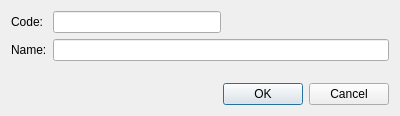
<?xml version="1.0" encoding="UTF-8"?>
<ui version="4.0">
 <class>EditDevType</class>
 <widget class="QDialog" name="EditDevType">
  <property name="geometry">
   <rect>
    <x>0</x>
    <y>0</y>
    <width>400</width>
    <height>116</height>
   </rect>
  </property>
  <property name="windowTitle">
   <string>Dialog</string>
  </property>
  <layout class="QVBoxLayout" name="verticalLayout">
   <item>
    <layout class="QFormLayout" name="formLayout">
     <item row="0" column="0">
      <widget class="QLabel" name="label">
       <property name="text">
        <string>Code:</string>
       </property>
      </widget>
     </item>
     <item row="1" column="0">
      <widget class="QLabel" name="label_2">
       <property name="text">
        <string>Name:</string>
       </property>
      </widget>
     </item>
     <item row="1" column="1">
      <widget class="QLineEdit" name="nameEdit"/>
     </item>
     <item row="0" column="1">
      <layout class="QHBoxLayout" name="horizontalLayout">
       <item>
        <widget class="QLineEdit" name="codEdit"/>
       </item>
       <item>
        <spacer name="horizontalSpacer">
         <property name="orientation">
          <enum>Qt::Horizontal</enum>
         </property>
         <property name="sizeHint" stdset="0">
          <size>
           <width>40</width>
           <height>20</height>
          </size>
         </property>
        </spacer>
       </item>
      </layout>
     </item>
    </layout>
   </item>
   <item>
    <widget class="QDialogButtonBox" name="buttonBox">
     <property name="orientation">
      <enum>Qt::Horizontal</enum>
     </property>
     <property name="standardButtons">
      <set>QDialogButtonBox::Cancel|QDialogButtonBox::Ok</set>
     </property>
    </widget>
   </item>
  </layout>
 </widget>
 <resources/>
 <connections>
  <connection>
   <sender>buttonBox</sender>
   <signal>accepted()</signal>
   <receiver>EditDevType</receiver>
   <slot>accept()</slot>
   <hints>
    <hint type="sourcelabel">
     <x>248</x>
     <y>254</y>
    </hint>
    <hint type="destinationlabel">
     <x>157</x>
     <y>274</y>
    </hint>
   </hints>
  </connection>
  <connection>
   <sender>buttonBox</sender>
   <signal>rejected()</signal>
   <receiver>EditDevType</receiver>
   <slot>reject()</slot>
   <hints>
    <hint type="sourcelabel">
     <x>316</x>
     <y>260</y>
    </hint>
    <hint type="destinationlabel">
     <x>286</x>
     <y>274</y>
    </hint>
   </hints>
  </connection>
 </connections>
</ui>
